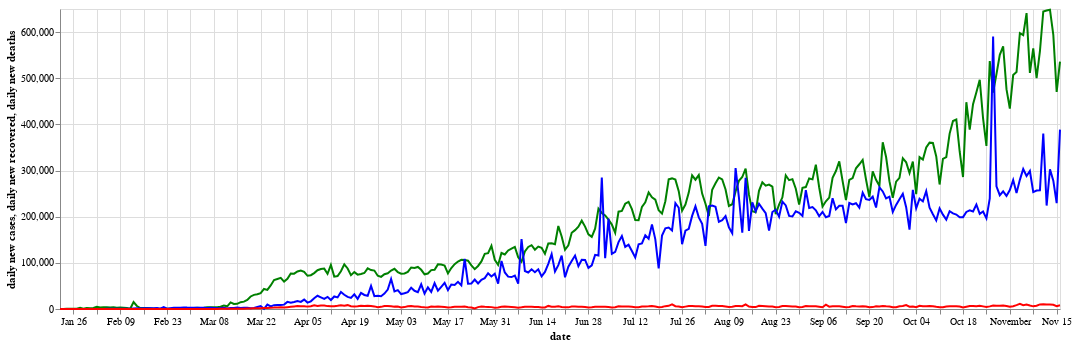

The notebook cell saved with this chart:
### Code cell
#Plot Altair 4: Global time series chart for daily new cases, recovered, and deaths - version 1 (Im not using this at my webapp)
import altair as alt
from vega_datasets import data

source = timeseries_final

base = alt.Chart(source).encode(x='date:T')
base = alt.Chart(source).encode(
        alt.X('date:T'), tooltip=['yearmonthdate(date)','daily new cases', 'daily new recovered', 'daily new deaths']
)

line1 =  base.mark_line(color='green').encode(
    y='daily new cases:Q'
)

line2=  base.mark_line(color='blue').encode(
    y='daily new recovered:Q'
)
line3=  base.mark_line(color='red').encode(
    y='daily new deaths:Q'
)
chart = (line1 + line2 + line3).properties(width=1000)
chart

### Figure 1 — Vega-Lite specification as saved in the notebook (floating-point values rounded to 4 significant figures; data arrays with more than 128 entries replaced by an {"elided": "..."} marker saying what was removed)
{"config": {"view": {"continuousWidth": 400, "continuousHeight": 300}}, "layer": [{"mark": {"type": "line", "color": "green"}, "encoding": {"tooltip": [{"type": "temporal", "field": "date", "timeUnit": "yearmonthdate"}, {"type": "quantitative", "field": "daily new cases"}, {"type": "quantitative", "field": "daily new recovered"}, {"type": "quantitative", "field": "daily new deaths"}], "x": {"type": "temporal", "field": "date"}, "y": {"type": "quantitative", "field": "daily new cases"}}}, {"mark": {"type": "line", "color": "blue"}, "encoding": {"tooltip": [{"type": "temporal", "field": "date", "timeUnit": "yearmonthdate"}, {"type": "quantitative", "field": "daily new cases"}, {"type": "quantitative", "field": "daily new recovered"}, {"type": "quantitative", "field": "daily new deaths"}], "x": {"type": "temporal", "field": "date"}, "y": {"type": "quantitative", "field": "daily new recovered"}}}, {"mark": {"type": "line", "color": "red"}, "encoding": {"tooltip": [{"type": "temporal", "field": "date", "timeUnit": "yearmonthdate"}, {"type": "quantitative", "field": "daily new cases"}, {"type": "quantitative", "field": "daily new recovered"}, {"type": "quantitative", "field": "daily new deaths"}], "x": {"type": "temporal", "field": "date"}, "y": {"type": "quantitative", "field": "daily new deaths"}}}], "data": {"name": "data-9050e07eb35b564169fcd7ec44c8faad"}, "width": 1000, "$schema": "https://vega.github.io/schema/vega-lite/v4.8.1.json", "datasets": {"data-9050e07eb35b564169fcd7ec44c8faad": {"elided": "300 records"}}}
